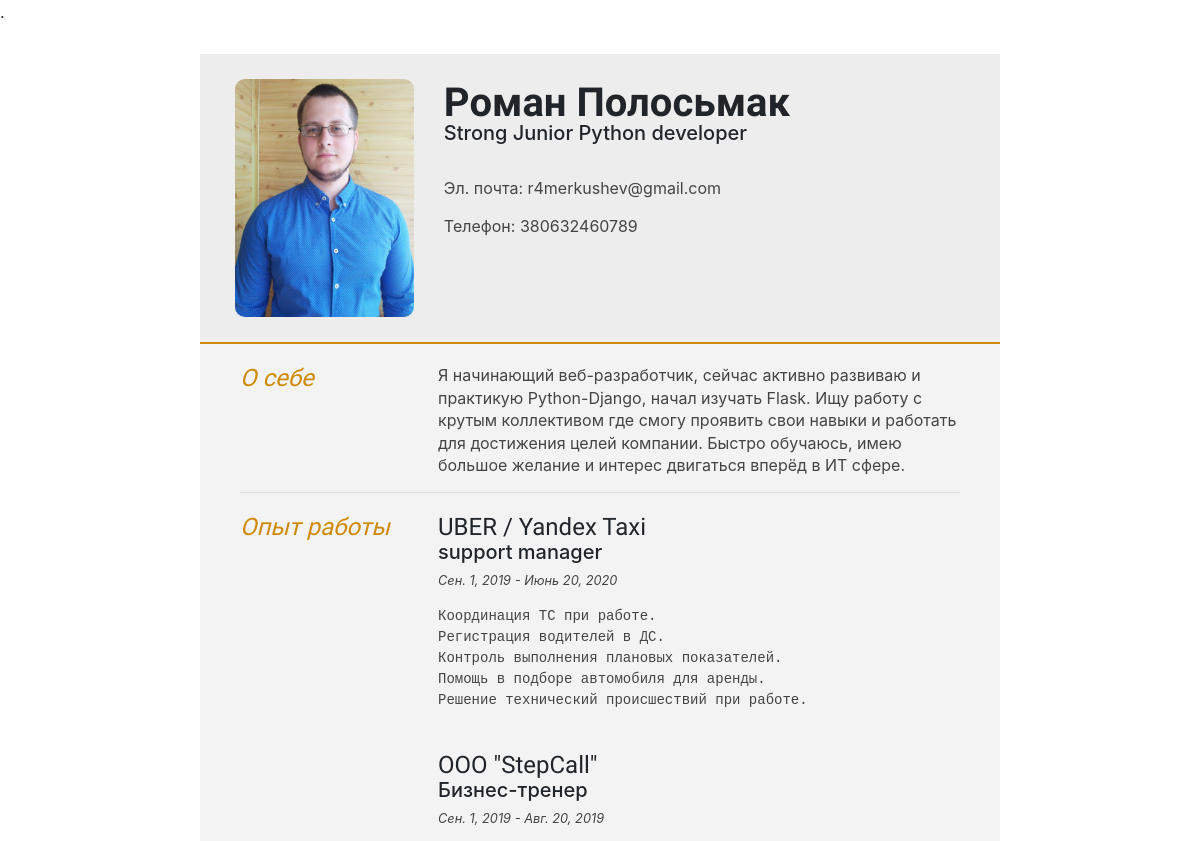
The app's page / (upper part), older data.
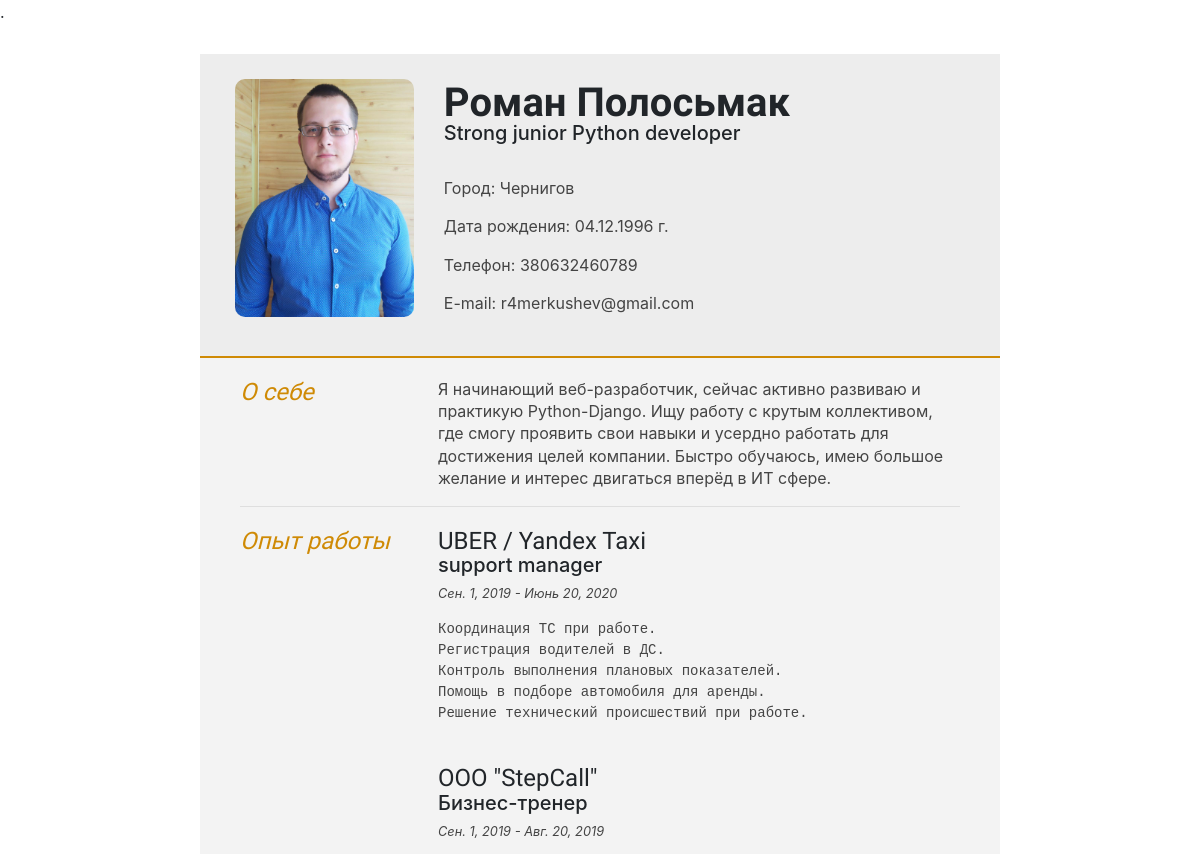
The same page, newer data.
### summary/models.py (models this page shows, shortened)
class Intro(models.Model):
    position = models.CharField(max_length=250)
    intro = models.TextField(max_length=2500)
    image = models.ImageField(upload_to='images', blank=True)

class Contact(models.Model):
    name = models.CharField(max_length=250)
    information = models.CharField(max_length=250)

class Work(models.Model):
    place = models.CharField(max_length=250)
    position = models.CharField(max_length=250)
    duties = models.TextField(max_length=2000)
    instruments = models.TextField(max_length=2000, blank='True' )
    date_start = models.DateField()
    date_end = models.DateField()

### summary/views.py (the view)
# urls.py: path('', views.base, name='base'),
def base(request):
    intros = Intro.objects.all()
    contacts = Contact.objects.all()
    educations = Education.objects.all()
    skills = Skill.objects.all()
    works = Work.objects.all()
    courses = Courses.objects.all()
    projects = Project.objects.all()
    message = Message.objects.all()
    if request.POST:
        form = MessageForm(request.POST)
        if form.is_valid():
            form.save()
            company = form.cleaned_data['company']
            contact = form.cleaned_data['contact']
            message = form.cleaned_data['message']
            company_message = "*ПРЕДЛОЖЕНИЕ РАБОТЫ*:" + "\n" + "*КОМПАНИЯ*: " + str(company) + "\n" + "*КОНТАКТЫ*: " + str(contact) + "\n" + "*СООБЩЕНИЕ*: " + str(message)
            send_message(company_message)
            return HttpResponseRedirect('/')
    else:
        form = MessageForm()
    return render(request, 'summary/base.html', {'intros': intros,
                                                 'contacts': contacts,
                                                 'educations': educations,
                                                 'skills': skills,
                                                 'works': works,
                                                 'courses': courses,
                                                 'projects': projects,
                                                 'form': form,
                                                 })

### summary/templates/summary/base.html (shortened to what this page needs)
{% load static %}
<!DOCTYPE html>
<html>
<head>
<link href="{% static "css/style.css" %}" rel="stylesheet" type="text/css" media="all" />
<link rel="stylesheet" href="https://stackpath.bootstrapcdn.com/bootstrap/4.5.2/css/bootstrap.min.css">
</head>
<body id="top">
<div id="cv" class="instaFade">
	<div class="mainDetails">
		<div id="headshot" class="quickFade">
			{% for intro in intros %}
			<img src="{% static "images/profile.jpg" %}" alt="Roman Polosmak">
		</div>
		<div id="name">
			<h1 class="quickFade delayTwo">Роман Полосьмак</h1>
			<h5 class="quickFade delayThree">{{ intro.position }}</h5>
			{% endfor %}
			<br>
				{% for contact in contacts %}
				<p>{{ contact.name }}: {{ contact.information }}</p>
				{% endfor %}
		</div>
	</div>
	<div id="mainArea" class="quickFade delayFive">
		<section>
			<article>
				<div class="sectionTitle">
					<h1>О себе</h1>
				</div>
				<div class="sectionContent">
					{% for intr in intros %}
					<p>{{ intr.intro }}</p>
					{% endfor %}
				</div>
			</article>
		</section>
		<section>
			<div class="sectionTitle">
				<h1>Опыт работы</h1>
			</div>
			<div class="sectionContent">
				{% for work in works%}
				<article>
					<h2>{{ work.place }}</h2>
					<h5>{{ work.position }}</h5>
					<p class="subDetails">{{ work.date_start }} - {{ work.date_end }}</p>
					<p><pre>{{ work.duties }}</pre></p>
				</article>
				<br>
				{% endfor %}
			</div>
		</section>
	</div>
</div>
</body>
</html>

### summary/static/css/style.css (style rules this page uses)
html,body,div,span,object,iframe,h1,h2,h3,h4,h5,h6,p,blockquote,pre,abbr,address,cite,code,del,dfn,em,img,ins,kbd,q,samp,small,strong,sub,sup,var,b,i,dl,dt,dd,ol,ul,li,fieldset,form,label,legend,table,caption,tbody,tfoot,thead,tr,th,td,article,aside,canvas,details,figcaption,figure,footer,header,hgroup,menu,nav,section,summary,time,mark,audio,video { border:0; font:inherit; font-size:100%; margin:0; padding:0; vertical-align:baseline; }
article,aside,details,figcaption,figure,footer,header,hgroup,menu,nav,section { display:block; }
html, body { background: #181818; font-family: 'Lato', helvetica, arial, sans-serif; font-size: 16px; color: #222; }
p { font-size: 1em; line-height: 1.4em; margin-bottom: 20px; color: #444; }
#cv { width: 90%; max-width: 800px; background: #f3f3f3; margin: 30px auto; }
.mainDetails { padding: 25px 35px; border-bottom: 2px solid #cf8a05; background: #ededed; }
#name h1 { font-size: 2.5em; font-weight: 700; font-family: 'Rokkitt', Helvetica, Arial, sans-serif; margin-bottom: -6px; }
#mainArea { padding: 0 40px; }
#headshot { width: 24.5%; float: left; margin-right: 30px; }
#headshot img { width: 100%; height: auto; -webkit-border-radius: 50px; border-radius: 10px; }
#name { float: left; }
section { border-top: 1px solid #dedede; padding: 20px 0 0; }
section:first-child { border-top: 0; }
.sectionTitle { float: left; width: 25%; }
.sectionContent { float: right; width: 72.5%; }
.sectionTitle h1 { font-family: 'Rokkitt', Helvetica, Arial, sans-serif; font-style: italic; font-size: 1.5em; color: #cf8a05; }
.sectionContent h2 { font-family: 'Rokkitt', Helvetica, Arial, sans-serif; font-size: 1.5em; margin-bottom: -2px; }
.subDetails { font-size: 0.8em; font-style: italic; margin-bottom: 3px; }
.instaFade { -webkit-animation-name: reset, fade-in; -webkit-animation-duration: 1.5s; -webkit-animation-timing-function: ease-in; -moz-animation-name: reset, fade-in; -moz-animation-duration: 1.5s; -moz-animation-timing-function: ease-in; animation-name: reset, fade-in; animation-duration: 1.5s; animation-timing-function: ease-in; }
.quickFade { -webkit-animation-name: reset, fade-in; -webkit-animation-duration: 2.5s; -webkit-animation-timing-function: ease-in; -moz-animation-name: reset, fade-in; -moz-animation-duration: 2.5s; -moz-animation-timing-function: ease-in; animation-name: reset, fade-in; animation-duration: 2.5s; animation-timing-function: ease-in; }
.delayTwo { -webkit-animation-delay: 0, 1s; -moz-animation-delay: 0, 1s; animation-delay: 0, 1s; }
.delayThree { -webkit-animation-delay: 0, 1.5s; -moz-animation-delay: 0, 1.5s; animation-delay: 0, 1.5s; }
.delayFive { -webkit-animation-delay: 0, 2.5s; -moz-animation-delay: 0, 2.5s; animation-delay: 0, 2.5s; }
.sectionContent pre { color: #444; }

Row changes from the older to the newer data that the page shows:
removed Intro: position "Strong Junior Python developer", intro "Я начинающий веб-разработчик, сейчас активно развиваю и практикую Python-Django, начал изучать Flask. Ищу работу с крутым коллективом где смогу проявить свои навыки и работать для достижения целей компании. Быстро обучаюсь, имею большое желание и интерес двигаться вперёд в ИТ сфере."
removed Contact: name "Эл. почта", information "r4merkushev@gmail.com"
added Intro: position "Strong junior Python developer", intro "Я начинающий веб-разработчик, сейчас активно развиваю и практикую Python-Django. Ищу работу с крутым коллективом, где смогу проявить свои навыки и усердно работать для достижения целей компании. Быстро обучаюсь, имею большое желание и интерес двигаться вперёд в ИТ сфере."
added Contact: name "Город", information "Чернигов"
added Contact: name "Дата рождения", information "04.12.1996 г."
added Contact: name "E-mail", information "r4merkushev@gmail.com"
